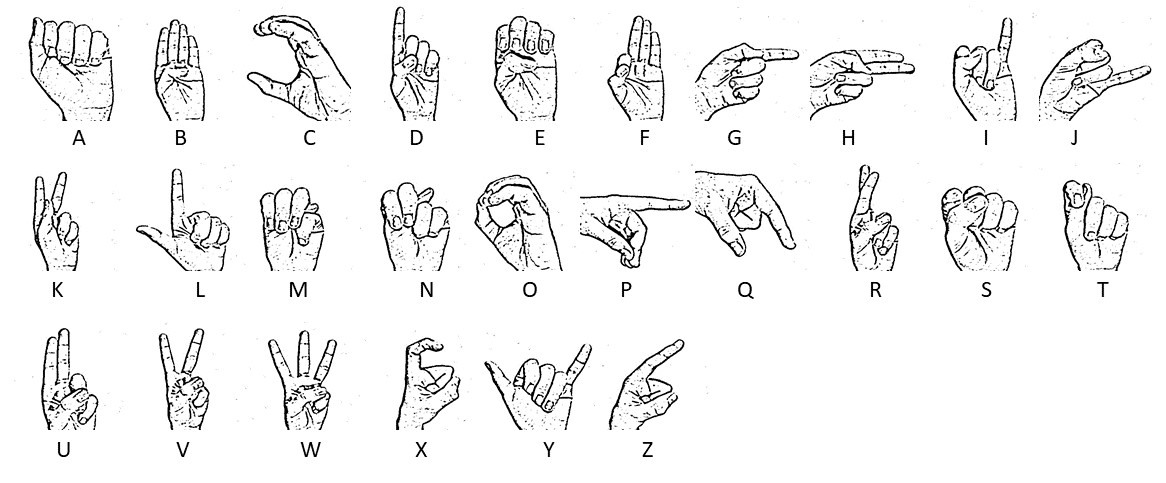
#> input picture sign.jpg, 1166 x 483 px, given in place of the camera
$ python collect-data.py
#> lines starting #> are read from the running program, lines starting #| are printed output that depends on the picture; after the words box and inside, x2 and y2 are one past the last pixel; in counts of white or black regions, pixels touching at a corner belong together
import cv2
import numpy as np
import os
import string

# Create the directory structure
if not os.path.exists("data"):
    os.makedirs("data")
if not os.path.exists("data/train"):
    os.makedirs("data/train")
if not os.path.exists("data/test"):
    os.makedirs("data/test")

for i in range(7): #change the value = number of integer
    if not os.path.exists("data/train/" + str(i)):
        os.makedirs("data/train/" + str(i))
    if not os.path.exists("data/test/" + str(i)):
        os.makedirs("data/test/" + str(i))

for i in string.ascii_uppercase:
    if not os.path.exists("data/train/" + i):
        os.makedirs("data/train/" + i)
    if not os.path.exists("data/test/" + i):
        os.makedirs("data/test/" + i)

# train or test
mode = 'train'
directory = 'data/'+mode+'/'
minValue = 70

cap = cv2.VideoCapture(0)
interrupt = -1

while True:
    _, frame = cap.read()
#> frame is the input picture: shape (483, 1166, 3); min 0, max 255, mean 242.3

    # Simulating mirror image
    frame = cv2.flip(frame, 1)

    # Getting count of existing images
    count = {
             'zero': len(os.listdir(directory+"/0")),
             'one': len(os.listdir(directory+"/1")),
             'two': len(os.listdir(directory+"/2")),
             'three': len(os.listdir(directory+"/3")),
             'four': len(os.listdir(directory+"/4")),
             'five': len(os.listdir(directory+"/5")),
             'six': len(os.listdir(directory+"/6")),
             'a': len(os.listdir(directory+"/A")),
             'b': len(os.listdir(directory+"/B")),
             'c': len(os.listdir(directory+"/C")),
             'd': len(os.listdir(directory+"/D")),
             'e': len(os.listdir(directory+"/E")),
             'f': len(os.listdir(directory+"/F")),
             'g': len(os.listdir(directory+"/G")),
             'h': len(os.listdir(directory+"/H")),
             'i': len(os.listdir(directory+"/I")),
             'j': len(os.listdir(directory+"/J")),
             'k': len(os.listdir(directory+"/K")),
             'l': len(os.listdir(directory+"/L")),
             'm': len(os.listdir(directory+"/M")),
             'n': len(os.listdir(directory+"/N")),
             'o': len(os.listdir(directory+"/O")),
             'p': len(os.listdir(directory+"/P")),
             'q': len(os.listdir(directory+"/Q")),
             'r': len(os.listdir(directory+"/R")),
             's': len(os.listdir(directory+"/S")),
             't': len(os.listdir(directory+"/T")),
             'u': len(os.listdir(directory+"/U")),
             'v': len(os.listdir(directory+"/V")),
             'w': len(os.listdir(directory+"/W")),
             'x': len(os.listdir(directory+"/X")),
             'y': len(os.listdir(directory+"/Y")),
             'z': len(os.listdir(directory+"/Z"))
             }

    # Printing the count in each set to the screen
    cv2.putText(frame, "ZERO : "+str(count['zero']), (10, 70), cv2.FONT_HERSHEY_PLAIN, 1, (0,255,255), 1)
#> frame: shape (483, 1166, 3); mean B, G, R 242.2, 242.3, 242.3
    cv2.putText(frame, "ONE : "+str(count['one']), (10, 80), cv2.FONT_HERSHEY_PLAIN, 1, (0,255,255), 1)
#> frame: shape (483, 1166, 3); mean B, G, R 242.2, 242.3, 242.3
    cv2.putText(frame, "TWO : "+str(count['two']), (10, 90), cv2.FONT_HERSHEY_PLAIN, 1, (0,255,255), 1)
#> frame: shape (483, 1166, 3); mean B, G, R 242.2, 242.3, 242.3
    cv2.putText(frame, "THREE : "+str(count['three']), (10, 110), cv2.FONT_HERSHEY_PLAIN, 1, (0,255,255), 1)
#> frame: shape (483, 1166, 3); mean B, G, R 242.1, 242.3, 242.3
    cv2.putText(frame, "FOUR : "+str(count['four']), (10, 120), cv2.FONT_HERSHEY_PLAIN, 1, (0,255,255), 1)
#> frame: shape (483, 1166, 3); mean B, G, R 242, 242.3, 242.3
    cv2.putText(frame, "FIVE : "+str(count['five']), (10, 130), cv2.FONT_HERSHEY_PLAIN, 1, (0,255,255), 1)
#> frame: shape (483, 1166, 3); mean B, G, R 242, 242.3, 242.3
    cv2.putText(frame, "SIX : "+str(count['six']), (10, 140), cv2.FONT_HERSHEY_PLAIN, 1, (0,255,255), 1)
#> frame: shape (483, 1166, 3); mean B, G, R 241.9, 242.3, 242.3
    cv2.putText(frame, "a : "+str(count['a']), (10, 150), cv2.FONT_HERSHEY_PLAIN, 1, (0,255,255), 1)
#> frame: shape (483, 1166, 3); mean B, G, R 241.9, 242.3, 242.3
    cv2.putText(frame, "b : "+str(count['b']), (10, 160), cv2.FONT_HERSHEY_PLAIN, 1, (0,255,255), 1)
#> frame: shape (483, 1166, 3); mean B, G, R 241.9, 242.3, 242.3
    cv2.putText(frame, "c : "+str(count['c']), (10, 170), cv2.FONT_HERSHEY_PLAIN, 1, (0,255,255), 1)
#> frame: shape (483, 1166, 3); mean B, G, R 241.9, 242.3, 242.3
    cv2.putText(frame, "d : "+str(count['d']), (10, 180), cv2.FONT_HERSHEY_PLAIN, 1, (0,255,255), 1)
#> frame: shape (483, 1166, 3); mean B, G, R 241.9, 242.3, 242.3
    cv2.putText(frame, "e : "+str(count['e']), (10, 190), cv2.FONT_HERSHEY_PLAIN, 1, (0,255,255), 1)
#> frame: shape (483, 1166, 3); mean B, G, R 241.8, 242.3, 242.3
    cv2.putText(frame, "f : "+str(count['f']), (10, 200), cv2.FONT_HERSHEY_PLAIN, 1, (0,255,255), 1)
#> frame: shape (483, 1166, 3); mean B, G, R 241.8, 242.3, 242.3
    cv2.putText(frame, "g : "+str(count['g']), (10, 210), cv2.FONT_HERSHEY_PLAIN, 1, (0,255,255), 1)
#> frame: shape (483, 1166, 3); mean B, G, R 241.8, 242.3, 242.3
    cv2.putText(frame, "h : "+str(count['h']), (10, 220), cv2.FONT_HERSHEY_PLAIN, 1, (0,255,255), 1)
#> frame: shape (483, 1166, 3); mean B, G, R 241.8, 242.3, 242.3
    cv2.putText(frame, "i : "+str(count['i']), (10, 230), cv2.FONT_HERSHEY_PLAIN, 1, (0,255,255), 1)
#> frame: shape (483, 1166, 3); mean B, G, R 241.7, 242.3, 242.3
    cv2.putText(frame, "k : "+str(count['k']), (10, 240), cv2.FONT_HERSHEY_PLAIN, 1, (0,255,255), 1)
#> frame: shape (483, 1166, 3); mean B, G, R 241.7, 242.3, 242.3
    cv2.putText(frame, "l : "+str(count['l']), (10, 250), cv2.FONT_HERSHEY_PLAIN, 1, (0,255,255), 1)
#> frame: shape (483, 1166, 3); mean B, G, R 241.7, 242.3, 242.3
    cv2.putText(frame, "m : "+str(count['m']), (10, 260), cv2.FONT_HERSHEY_PLAIN, 1, (0,255,255), 1)
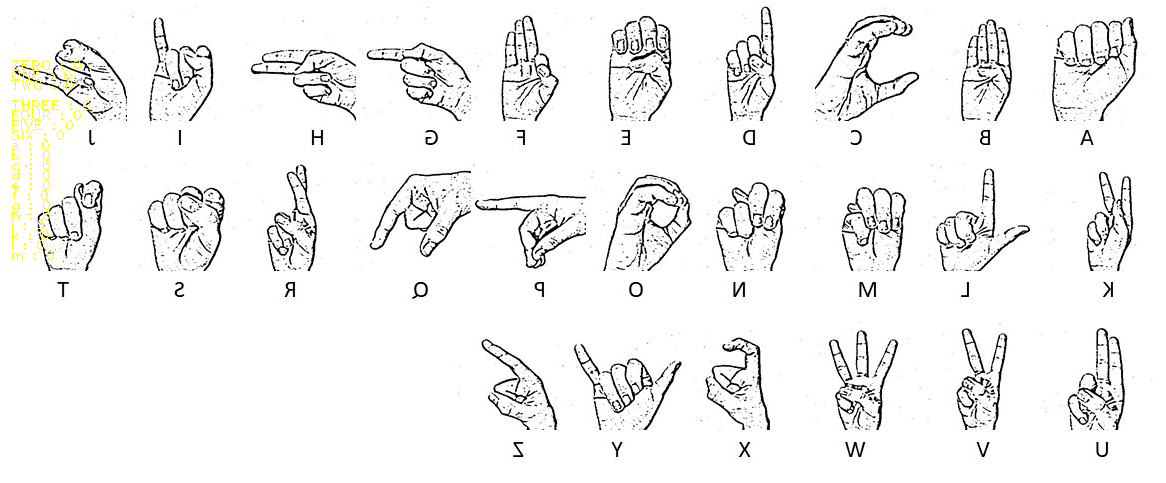
#> frame: shape (483, 1166, 3); mean B, G, R 241.7, 242.3, 242.3
    cv2.putText(frame, "n : "+str(count['n']), (10, 270), cv2.FONT_HERSHEY_PLAIN, 1, (0,255,255), 1)
#> frame: shape (483, 1166, 3); 0.01% of pixels changed, all inside (x1, y1, x2, y2) = (12, 260, 50, 270)
    cv2.putText(frame, "o : "+str(count['o']), (10, 280), cv2.FONT_HERSHEY_PLAIN, 1, (0,255,255), 1)
#> frame: shape (483, 1166, 3); mean B, G, R 241.6, 242.3, 242.3
    cv2.putText(frame, "p : "+str(count['p']), (10, 290), cv2.FONT_HERSHEY_PLAIN, 1, (0,255,255), 1)
#> frame: shape (483, 1166, 3); mean B, G, R 241.6, 242.3, 242.3
    cv2.putText(frame, "q : "+str(count['q']), (10, 300), cv2.FONT_HERSHEY_PLAIN, 1, (0,255,255), 1)
#> frame: shape (483, 1166, 3); mean B, G, R 241.6, 242.3, 242.3
    cv2.putText(frame, "r : "+str(count['r']), (10, 310), cv2.FONT_HERSHEY_PLAIN, 1, (0,255,255), 1)
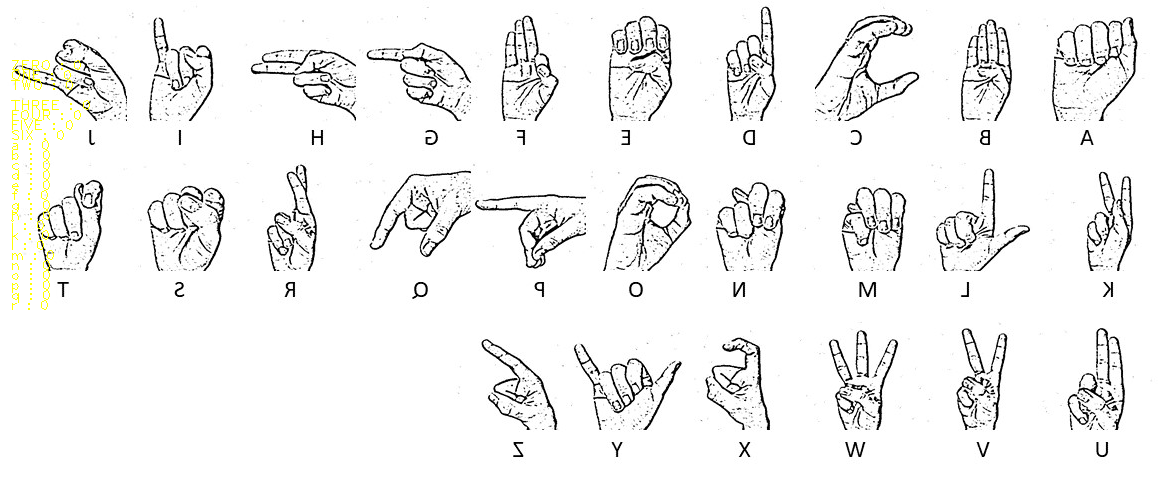
#> frame: shape (483, 1166, 3); mean B, G, R 241.6, 242.3, 242.3
    cv2.putText(frame, "s : "+str(count['s']), (10, 320), cv2.FONT_HERSHEY_PLAIN, 1, (0,255,255), 1)
#> frame: shape (483, 1166, 3); 0.01% of pixels changed, all inside (x1, y1, x2, y2) = (12, 310, 49, 320)
    cv2.putText(frame, "t : "+str(count['t']), (10, 330), cv2.FONT_HERSHEY_PLAIN, 1, (0,255,255), 1)
#> frame: shape (483, 1166, 3); mean B, G, R 241.5, 242.3, 242.3
    cv2.putText(frame, "u : "+str(count['u']), (10, 340), cv2.FONT_HERSHEY_PLAIN, 1, (0,255,255), 1)
#> frame: shape (483, 1166, 3); mean B, G, R 241.5, 242.3, 242.3
    cv2.putText(frame, "v : "+str(count['v']), (10, 350), cv2.FONT_HERSHEY_PLAIN, 1, (0,255,255), 1)
#> frame: shape (483, 1166, 3); mean B, G, R 241.5, 242.3, 242.3
    cv2.putText(frame, "w : "+str(count['w']), (10, 360), cv2.FONT_HERSHEY_PLAIN, 1, (0,255,255), 1)
#> frame: shape (483, 1166, 3); mean B, G, R 241.5, 242.3, 242.3
    cv2.putText(frame, "x : "+str(count['x']), (10, 370), cv2.FONT_HERSHEY_PLAIN, 1, (0,255,255), 1)
    cv2.putText(frame, "y : "+str(count['y']), (10, 380), cv2.FONT_HERSHEY_PLAIN, 1, (0,255,255), 1)
#> frame: shape (483, 1166, 3); mean B, G, R 241.4, 242.3, 242.3
    cv2.putText(frame, "z : "+str(count['z']), (10, 390), cv2.FONT_HERSHEY_PLAIN, 1, (0,255,255), 1)
#> frame: shape (483, 1166, 3); mean B, G, R 241.4, 242.3, 242.3

    # Coordinates of the ROI
    x1 = int(0.5*frame.shape[1])
#> x1 = 583
    y1 = 10
    x2 = frame.shape[1]-10
#> x2 = 1156
    y2 = int(0.5*frame.shape[1])
#> y2 = 583

    # Drawing the ROI
    # The increment/decrement by 1 is to compensate for the bounding box
    cv2.rectangle(frame, (220-1, 9), (620+1, 419), (255,0,0) ,1)
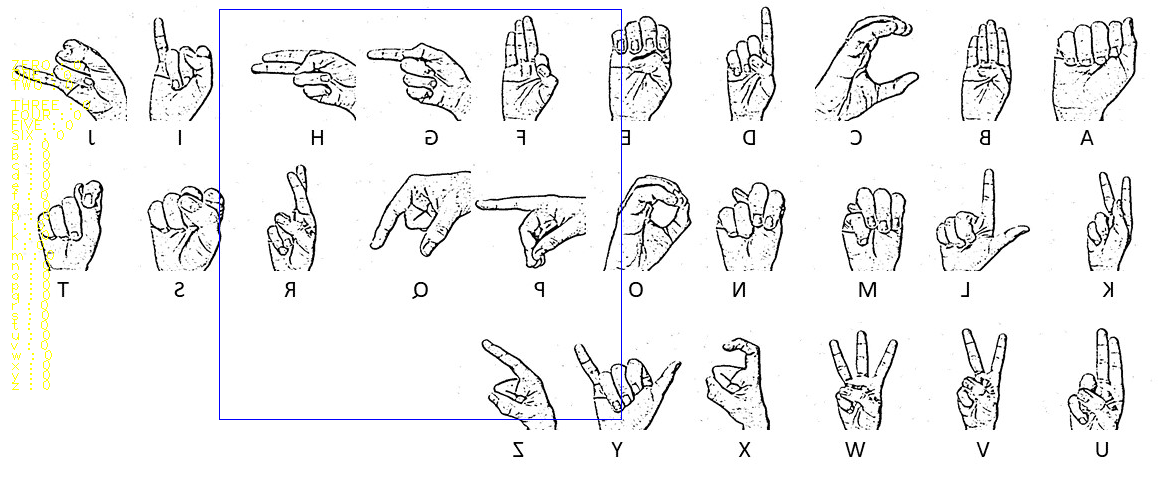
#> frame: shape (483, 1166, 3); mean B, G, R 241.4, 241.6, 241.6

    # Extracting the ROI
    roi = frame[10:410, 220:520]
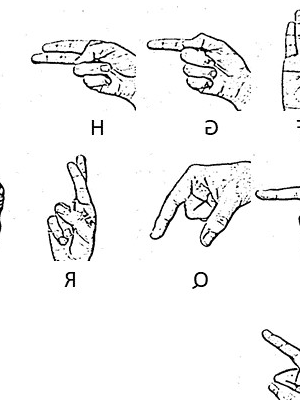
#> roi: shape (400, 300, 3); min 0, max 255, mean 243.8
    #roi = cv2.resize(roi, (310, 310))

    cv2.imshow("Frame", frame)
    gray = cv2.cvtColor(roi, cv2.COLOR_BGR2GRAY)
    blur = cv2.GaussianBlur(gray,(5,5),2)
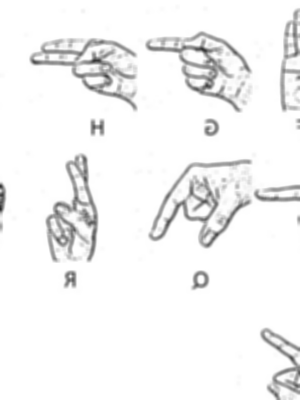
#> blur: shape (400, 300); min 41, max 255, mean 243.9
    th3 = cv2.adaptiveThreshold(blur,255,cv2.ADAPTIVE_THRESH_GAUSSIAN_C,cv2.THRESH_BINARY_INV,11,2)
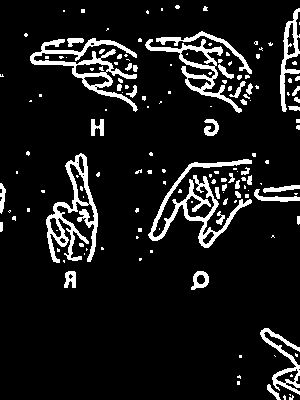
#> th3: shape (400, 300); 10% white; 150 white regions (107 under 20 px), largest, box (x1, y1, x2, y2) and area: (148, 159, 252, 248) 1911, (46, 153, 98, 263) 1826, (30, 38, 138, 112) 1729
    ret, test_image = cv2.threshold(th3, minValue, 255, cv2.THRESH_BINARY_INV+cv2.THRESH_OTSU)
#> ret = 0
    cv2.imshow("Test", test_image)
    test_image = cv2.resize(test_image, (128,128))
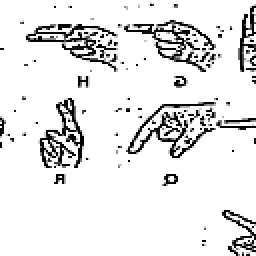
#> test_image: shape (128, 128) (shown 2 times larger); min 0, max 255, mean 229.9

    interrupt = cv2.waitKey(5)
#> (key e is pressed here)
    if interrupt & 0xFF == 27: # esc key for exit
        break
    if interrupt & 0xFF == ord('0'): # press 0
        cv2.imwrite(directory+'0/'+str(count['zero'])+'.jpg', test_image)
    if interrupt & 0xFF == ord('1'): # press 1
        cv2.imwrite(directory+'1/'+str(count['one'])+'.jpg', test_image)
    if interrupt & 0xFF == ord('2'): # press 2
        cv2.imwrite(directory+'2/'+str(count['two'])+'.jpg', test_image)
    if interrupt & 0xFF == ord('3'): # press 3
        cv2.imwrite(directory+'3/'+str(count['three'])+'.jpg', test_image)
    if interrupt & 0xFF == ord('4'): # press 4
        cv2.imwrite(directory+'4/'+str(count['four'])+'.jpg', test_image)
    if interrupt & 0xFF == ord('5'): # press 5
        cv2.imwrite(directory+'5/'+str(count['five'])+'.jpg', test_image)
    if interrupt & 0xFF == ord('6'): # press 6
        cv2.imwrite(directory+'6/'+str(count['six'])+'.jpg', test_image)
    if interrupt & 0xFF == ord('a'): # press a
        cv2.imwrite(directory+'A/'+str(count['a'])+'.jpg', test_image)
    if interrupt & 0xFF == ord('b'): # press b
        cv2.imwrite(directory+'B/'+str(count['b'])+'.jpg', test_image)
    if interrupt & 0xFF == ord('c'): # press c
        cv2.imwrite(directory+'C/'+str(count['c'])+'.jpg', test_image)
    if interrupt & 0xFF == ord('d'): # press d
        cv2.imwrite(directory+'D/'+str(count['d'])+'.jpg', test_image)
    if interrupt & 0xFF == ord('e'): # press e
        cv2.imwrite(directory+'E/'+str(count['e'])+'.jpg', test_image)
    if interrupt & 0xFF == ord('f'): # press f
        cv2.imwrite(directory+'F/'+str(count['f'])+'.jpg', test_image)
    if interrupt & 0xFF == ord('g'): # press g
        cv2.imwrite(directory+'G/'+str(count['g'])+'.jpg', test_image)
    if interrupt & 0xFF == ord('h'): # press h
        cv2.imwrite(directory+'H/'+str(count['h'])+'.jpg', test_image)
    if interrupt & 0xFF == ord('i'): # press i
        cv2.imwrite(directory+'I/'+str(count['i'])+'.jpg', test_image)
    if interrupt & 0xFF == ord('j'): # press j
        cv2.imwrite(directory+'J/'+str(count['j'])+'.jpg', test_image)
    if interrupt & 0xFF == ord('k'): # press k
        cv2.imwrite(directory+'K/'+str(count['k'])+'.jpg', test_image)
    if interrupt & 0xFF == ord('l'): # press l
        cv2.imwrite(directory+'L/'+str(count['l'])+'.jpg', test_image)
    if interrupt & 0xFF == ord('m'): # press m
        cv2.imwrite(directory+'M/'+str(count['m'])+'.jpg', test_image)
    if interrupt & 0xFF == ord('n'): # press n
        cv2.imwrite(directory+'N/'+str(count['n'])+'.jpg', test_image)
    if interrupt & 0xFF == ord('o'): # press o
        cv2.imwrite(directory+'O/'+str(count['o'])+'.jpg', test_image)
    if interrupt & 0xFF == ord('p'): # press p
        cv2.imwrite(directory+'P/'+str(count['p'])+'.jpg', test_image)
    if interrupt & 0xFF == ord('q'): # press q
        cv2.imwrite(directory+'Q/'+str(count['q'])+'.jpg', test_image)
    if interrupt & 0xFF == ord('r'): # press r
        cv2.imwrite(directory+'R/'+str(count['r'])+'.jpg', test_image)
    if interrupt & 0xFF == ord('s'): # press s
        cv2.imwrite(directory+'S/'+str(count['s'])+'.jpg', test_image)
    if interrupt & 0xFF == ord('t'): # press t
        cv2.imwrite(directory+'T/'+str(count['t'])+'.jpg', test_image)
    if interrupt & 0xFF == ord('u'): # press u
        cv2.imwrite(directory+'U/'+str(count['u'])+'.jpg', test_image)
    if interrupt & 0xFF == ord('v'): # press v
        cv2.imwrite(directory+'V/'+str(count['v'])+'.jpg', test_image)
    if interrupt & 0xFF == ord('w'): # press w
        cv2.imwrite(directory+'W/'+str(count['w'])+'.jpg', test_image)
    if interrupt & 0xFF == ord('x'): # press x
        cv2.imwrite(directory+'X/'+str(count['x'])+'.jpg', test_image)
    if interrupt & 0xFF == ord('y'): # press y
        cv2.imwrite(directory+'Y/'+str(count['y'])+'.jpg', test_image)
    if interrupt & 0xFF == ord('z'): # press z
        cv2.imwrite(directory+'Z/'+str(count['z'])+'.jpg', test_image)

cap.release()
cv2.destroyAllWindows()
